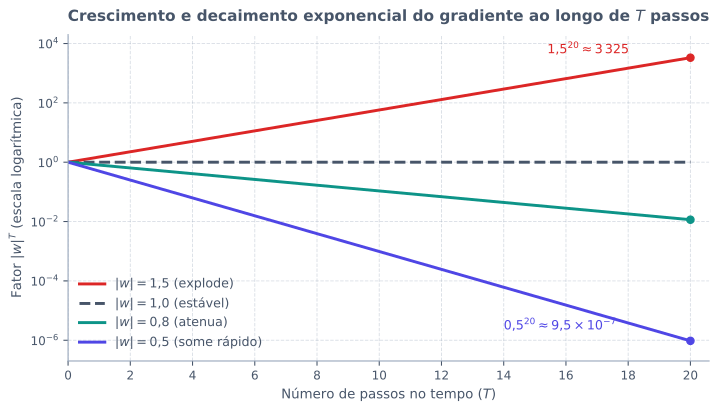

Generate this figure with Python:
from pathlib import Path

import matplotlib.pyplot as plt
import numpy as np


def main() -> None:
    plt.rcParams["svg.fonttype"] = "none"

    passos = np.arange(0, 21)
    taxas = [
        (1.5, r"$|w| = 1{,}5$ (explode)", "#DC2626", "-"),
        (1.0, r"$|w| = 1{,}0$ (estável)", "#475569", "--"),
        (0.8, r"$|w| = 0{,}8$ (atenua)", "#0D9488", "-"),
        (0.5, r"$|w| = 0{,}5$ (some rápido)", "#4F46E5", "-"),
    ]

    cor_texto = "#475569"
    cor_grade = "#94A3B8"

    fig, ax = plt.subplots(figsize=(7.6, 4.4))
    fig.patch.set_alpha(0.0)
    ax.patch.set_alpha(0.0)

    for w, rotulo, cor, estilo in taxas:
        valores = w ** passos
        ax.plot(
            passos,
            valores,
            label=rotulo,
            color=cor,
            linestyle=estilo,
            linewidth=2.2,
        )
        if w != 1.0:
            ax.scatter([20], [valores[-1]], color=cor, s=30, zorder=4)

    ax.annotate(
        r"$1{,}5^{20} \approx 3\,325$",
        xy=(20, 1.5 ** 20),
        xytext=(15.4, 1.5 ** 20 * 1.4),
        fontsize=9.5,
        color="#DC2626",
        fontweight="bold",
    )
    ax.annotate(
        r"$0{,}5^{20} \approx 9{,}5 \times 10^{-7}$",
        xy=(20, 0.5 ** 20),
        xytext=(14.0, 0.5 ** 20 * 2.4),
        fontsize=9.5,
        color="#4F46E5",
        fontweight="bold",
    )

    ax.set_yscale("log")
    ax.set_ylim(2e-7, 2e4)
    ax.set_xlim(0, 20.6)
    ax.set_xticks(np.arange(0, 21, 2))
    ax.set_xlabel("Número de passos no tempo ($T$)", fontsize=10, color=cor_texto)
    ax.set_ylabel(r"Fator $|w|^T$ (escala logarítmica)", fontsize=10, color=cor_texto)
    ax.set_title(
        "Crescimento e decaimento exponencial do gradiente ao longo de $T$ passos",
        fontsize=11.5,
        fontweight="bold",
        color=cor_texto,
        pad=10,
    )

    ax.grid(True, which="major", linestyle="--", linewidth=0.7, alpha=0.35, color=cor_grade)
    ax.spines["top"].set_visible(False)
    ax.spines["right"].set_visible(False)
    ax.spines["left"].set_color(cor_grade)
    ax.spines["bottom"].set_color(cor_grade)
    ax.tick_params(colors=cor_texto, labelsize=9)
    ax.legend(loc="lower left", frameon=False, fontsize=9.5, labelcolor=cor_texto)

    fig.tight_layout()
    destino = Path(__file__).resolve().parent / "t03-gradiente-bptt.svg"
    fig.savefig(destino, format="svg", transparent=True, bbox_inches="tight")
    plt.close(fig)


if __name__ == "__main__":
    main()
